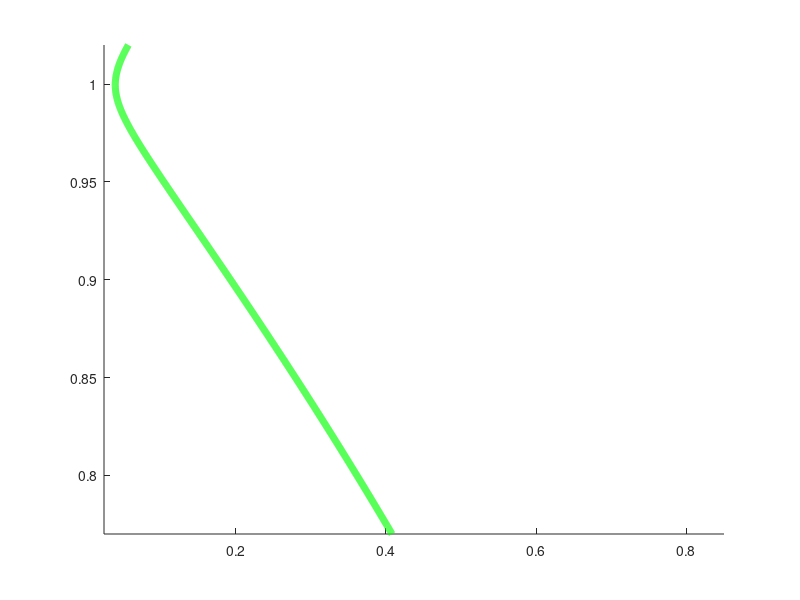

Recreate this plot in MATLAB. (Note: this script raises an error after producing the figure.)
function goTwoParam

figure(82)
set(gcf,'Position',[100 100 500 440])
set(gca,'Position',[0.14,0.14,0.8,0.8])
clf
hold on

xMin = 0.025;
xMax = 0.85;
yMin = 0.77;
yMax = 1.02;

xlim([xMin xMax]);
ylim([yMin yMax]);

b = 0.04;
r = .9;

lw=5;
sz=18;

OO_ori = linspace(yMin, yMax, 10000);
FF_ori = sqrt((1 - OO_ori.^2).^2 + b^2 .* OO_ori.^2);

plot(FF_ori, OO_ori, 'g-', 'LineWidth', lw)

% Plot grazing curves

h = 1e-4;
Gtol = 1e-5;
numNewtonMax = 10;

omegaStart = 0.839;
omegaStep = .002;
numStep =81;
FtGuess = [.5214;1.];
impactVec = [0,1];
xThreshold = -.5;
dtFrac = .05;

omegaVec = zeros(numStep,1);
FtAll = zeros(numStep,2);
for k = 1:numStep
    if k == 1
        omega = omegaStart;
    else
        omega = omega + omegaStep;
    end
    if k >= 3
        FtGuess = 2*FtAll(k-1,:)' - FtAll(k-2,:)';
    end
    dt = 2*pi/omega*dtFrac;
    parVec7 = [b,omega,r,xThreshold,dt,0];

    % Newton!!!
    j = 1;
    G = getAuxGrazFunc(FtGuess(1),FtGuess(2),impactVec,parVec7);
    while norm(G) > Gtol && j <= numNewtonMax
        Gpa = getAuxGrazFunc(FtGuess(1)+h,FtGuess(2),impactVec,parVec7);
        Gma = getAuxGrazFunc(FtGuess(1)-h,FtGuess(2),impactVec,parVec7);
        Gpb = getAuxGrazFunc(FtGuess(1),FtGuess(2)+h,impactVec,parVec7);
        Gmb = getAuxGrazFunc(FtGuess(1),FtGuess(2)-h,impactVec,parVec7);
        DG = 1/(2*h)*[Gpa-Gma,Gpb-Gmb];
        FtGuess = FtGuess - DG\G;
        G = getAuxGrazFunc(FtGuess(1),FtGuess(2),impactVec,parVec7);
        j = j+1;
    end

    omegaVec(k) = omega;
    FtAll(k,:) = FtGuess';
    disp(k)
end
plot(FtAll(:,1), omegaVec, 'Color', '#800080', 'LineWidth', lw); % Dark purple

Purp1A = FtAll(:,1);
Purp1B = omegaVec;

h = 1e-4;
Gtol = 1e-5;
numNewtonMax = 10;

omegaStart = 0.839;
omegaStep = -.002;
numStep =27;
FtGuess = [.5214;1.];
impactVec = [0,1];
xThreshold = -.5;
dtFrac = .05;

omegaVec = zeros(numStep,1);
FtAll = zeros(numStep,2);
for k = 1:numStep
    if k == 1
        omega = omegaStart;
    else
        omega = omega + omegaStep;
    end
    if k >= 3
        FtGuess = 2*FtAll(k-1,:)' - FtAll(k-2,:)';
    end
    dt = 2*pi/omega*dtFrac;
    parVec7 = [b,omega,r,xThreshold,dt,0];

    % Newton!!!
    j = 1;
    G = getAuxGrazFunc(FtGuess(1),FtGuess(2),impactVec,parVec7);
    while norm(G) > Gtol && j <= numNewtonMax
        Gpa = getAuxGrazFunc(FtGuess(1)+h,FtGuess(2),impactVec,parVec7);
        Gma = getAuxGrazFunc(FtGuess(1)-h,FtGuess(2),impactVec,parVec7);
        Gpb = getAuxGrazFunc(FtGuess(1),FtGuess(2)+h,impactVec,parVec7);
        Gmb = getAuxGrazFunc(FtGuess(1),FtGuess(2)-h,impactVec,parVec7);
        DG = 1/(2*h)*[Gpa-Gma,Gpb-Gmb];
        FtGuess = FtGuess - DG\G;
        G = getAuxGrazFunc(FtGuess(1),FtGuess(2),impactVec,parVec7);
        j = j+1;
    end

    omegaVec(k) = omega;
    FtAll(k,:) = FtGuess';
    disp(k)
end

plot(FtAll(:,1), omegaVec, 'Color', '#800080', 'LineWidth', lw); 
Purp2A = FtAll(:,1);
Purp2B = omegaVec;


%filler for the upper curve
plot([0.116408 0.0404136], [0.999 1], 'Color', '#800080', 'LineWidth', lw)



xi = sqrt(1 - b^2/4);
phi = r;

% for omega \approx 0.8
p = 2;
omega = xi/(5/4) %p=2
F_graz = sqrt(omega^4+(b^2-2)*omega^2+1)

plot([F_graz 0.22], [omega 0.807], 'k-', 'LineWidth', 1)
text(0.05, 0.81, 'resonance', 'FontSize', 20, 'Interpreter', 'latex')
plot(sqrt((1 - omega^2).^2 + b^2*omega^2), omega, 'o', 'MarkerEdgeColor', 'k', 'MarkerFaceColor', 'k', 'MarkerSize', 11)

DATA_PD = readmatrix('pp2_omega0.8_PD.csv');
FVec_PD_data = DATA_PD(:,1);
omegaVec_PD_data = DATA_PD(:, end);
plot(FVec_PD_data, omegaVec_PD_data, '-', 'color', 'black', 'LineWidth', lw)

xFill = [FVec_PD_data(1:end-5); flipud(Purp2A(1:end-5))];
yFill = [omegaVec_PD_data(1:end-5); flipud(Purp2B(1:end-5))];
fill(xFill, yFill, [0.5 0.5 0.5], 'FaceAlpha', 0.3, 'EdgeColor', 'none');

DATA_PD2 = readmatrix('pp2_omega0.8_PDb.csv');
FVec_PD2_data = DATA_PD2(:,1);
omegaVec_PD2_data = DATA_PD2(:, end);
plot(FVec_PD2_data,omegaVec_PD2_data, '-', 'color', 'black', 'LineWidth', lw)

xFill = [FVec_PD2_data; flipud(Purp1A)];
yFill = [omegaVec_PD2_data; flipud(Purp1B)];
fill(xFill, yFill, [0.5 0.5 0.5], 'FaceAlpha', 0.3, 'EdgeColor', 'none');

DATA_SN = readmatrix('pp2_omega0.8_SN.csv');
FVec_SN_data = DATA_SN(:,1);
omegaVec_SN_data = DATA_SN(:, end);
plot(FVec_SN_data,omegaVec_SN_data, '-', 'color', 'black', 'LineWidth', lw)


DATA_SN2 = readmatrix('pp2_omega0.8_SNb.csv');
FVec_SN2_data = DATA_SN2(:,1);
omegaVec_SN2_data = DATA_SN2(:, end);
plot(FVec_SN2_data,omegaVec_SN2_data, '-', 'color', 'black', 'LineWidth', lw)


xlabel('$\mathcal{A}$', 'Interpreter', 'latex', 'FontSize',30);
ylabel('$\omega$', 'Interpreter', 'latex', 'FontSize', 30, 'Rotation', 0);

% yticks([0.78, 0.81, 0.84, 0.86]);
set(gca, 'TickLabelInterpreter', 'latex');
set(gca, 'FontSize', 20);

% text(0.365, 0.81, '$p=2$', 'Interpreter', 'latex', 'FontSize',20)
text(0.12, 0.95, '$\mathcal{A}_{\rm graz}$', 'Interpreter', 'latex', 'FontSize',30)
text(0.451, 0.942, 'PD', 'Interpreter', 'latex', 'FontSize',20)
% text(0.35, 0.779, 'SN', 'Interpreter', 'latex', 'FontSize',20)


plot([0.34 0.37], [0.785 0.785], 'k--')
plot([0.37 0.37], [0.785 0.82], 'k--')
plot([0.37 0.34], [0.82 0.82], 'k--')
plot([0.34 0.34], [0.82 0.785], 'k--')

plot(0.350694, 0.788138, 'o', 'MarkerEdgeColor', 'k', 'MarkerFaceColor', 'k', 'MarkerSize', 11)
plot(0.0404136, 1, 'o', 'MarkerEdgeColor', 'k', 'MarkerFaceColor', 'k', 'MarkerSize', 11)

text(0.48, 0.82, 'secondary grazing', 'FontSize', 20, 'Interpreter', 'latex');
% text(0.5, 0.8, 'Grazing', 'FontSize', 20, 'Interpreter', 'latex');

function G = getAuxGrazFunc(F,t0,impactVec,parVec7)

b = parVec7(1);
omega = parVec7(2);
r = parVec7(3);
xThreshold = parVec7(4);
dt = parVec7(5);
plotStuff = parVec7(6);

parVec = [b,omega,F];

if plotStuff == 1
    %%%%%%%%%%%%%%%%%%%%%%%%%%%
    figure(102)
    clf
    hold on
    grid on
end

tStart = t0;
x0 = 0;
for oscNum = 1:length(impactVec)
    if impactVec(oscNum) == 1
        % evaluate disc map
        [t1,rho1] = getIntersectionGeneral(x0,0,t0,parVec,dt,-1,1,xThreshold);
        t2 = t1;
        y2 = -r*rho1(2);
        [t3,rho3] = getIntersectionGeneral(0,y2,t2,parVec,dt,-1,2,xThreshold);
        x3 = rho3(1);
    else
        t3 = t0;
        x3 = x0;
    end
    % evaluate global map
    [t4,rho4] = getIntersectionGeneral(x3,0,t3,parVec,dt,1,3,xThreshold);

    if plotStuff == 1
        ttt = linspace(t3,t4,500);
        zzz = zeros(2,length(ttt));
        for j = 1:length(ttt)
            zzz(:,j) = getFlow(ttt(j),x3,0,t3,parVec);
        end
        plot(zzz(1,:),zzz(2,:),'kx-')
    end

    t0 = t4;
    x0 = rho4(1);
end
G = [x0;clockDifference(tStart,t0,2*pi/omega)];


% 
